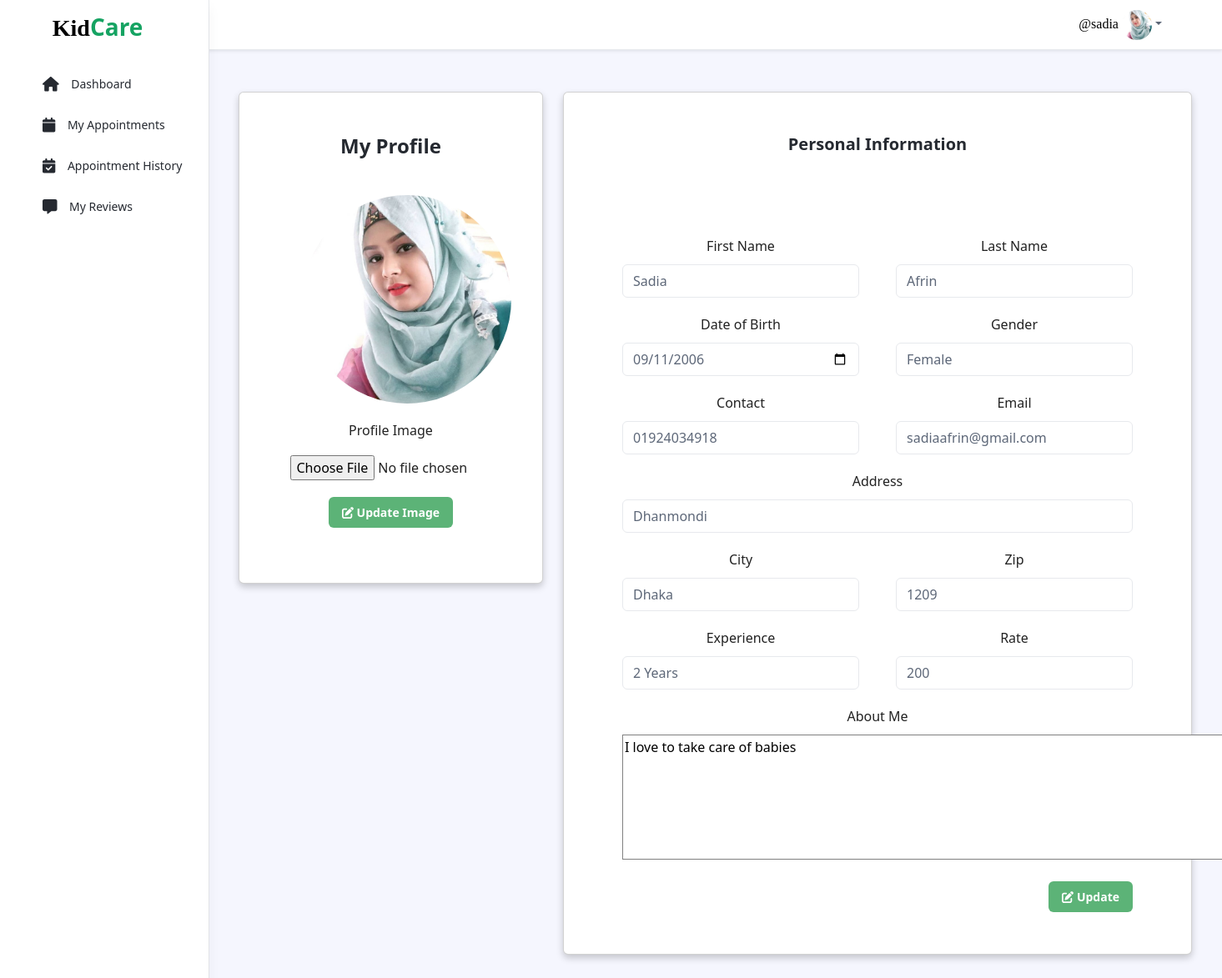
The app's page /babysitter_profile.php (signed in) with its own data.
### tables this page shows
CREATE TABLE `babysitter` (
  `sitter_id` int(11) NOT NULL,
  `sitter_image` varchar(250) NOT NULL DEFAULT 'default.png',
  `firstname` varchar(50) NOT NULL,
  `lastname` varchar(50) NOT NULL,
  `nid_image` varchar(250) NOT NULL,
  `birthday` varchar(250) NOT NULL,
  `experience` varchar(50) NOT NULL,
  `about_me` varchar(500) NOT NULL,
  `gender` varchar(50) NOT NULL,
  `contact` varchar(50) NOT NULL,
  `address` varchar(100) NOT NULL,
  `city` varchar(50) NOT NULL,
  `zip` varchar(50) NOT NULL,
  `username` varchar(50) NOT NULL,
  `email` varchar(100) NOT NULL,
  `password` varchar(100) NOT NULL,
  `join_date` varchar(50) NOT NULL,
  `verification_status` int(11) NOT NULL DEFAULT 0,
  `rate` int(11) NOT NULL
);

### babysitter_profile.php (the view, shortened to what the rows shown need)
<?php
include_once("./database/config.php");
$username = $_SESSION['sittername'];
$sql = "SELECT * FROM babysitter WHERE username='$username'";
$result = mysqli_query($conn, $sql);
$row=mysqli_fetch_assoc($result);
$firstname=$row['firstname'];
$lastname=$row['lastname'];
$gender=$row['gender'];
$birthday=$row['birthday'];
$contact=$row['contact'];
$email=$row['email'];
$address=$row['address'];
$city=$row['city'];
$zip=$row['zip'];
$experience=$row['experience'];
$about_me=$row['about_me'];
$rate=$row['rate'];
?>
<!DOCTYPE html>
<html lang="en">
<head>
    <link id="theme-style" rel="stylesheet" href="./assets/css/portal.css">
</head>
<body class="app">
    <?php include_once("./templates/babysitter_header.php");?>
    <div class="app-wrapper">
        <div class="app-content pt-3 p-md-3 p-lg-4">
            <div class="container-xl">
                <div class="row gy-4">
                    <div class="col-12 col-lg-12">
                        <div class="row" style="padding-top:30px;">
                            <div class="col-md-4">
                                <div class="card mx-auto"
                                    style="text-align:center;padding-top:30px;padding-bottom:50px;box-shadow: 0 4px 8px 0 rgba(0, 0, 0, 0.2); ">
                                    <div class="card-body">
                                        <div class="row">
                                            <form action="" method="POST" enctype='multipart/form-data'>
                                                <div class="col-md-12">
                                                    <div class="col-md-12" style="width: 250px; height: 250px;">
                                                        <img src="./img/babysitters/<?php echo $image;?>" width="100%"
                                                            height="100%"
                                                            style="text-align:center; margin-left:60px;border-radius:50%; border: 5px solid #5c85c;">
                                                    </div>
                                                </div>
                                            </form>
                                        </div>
                                    </div>
                                </div>
                            </div>
                            <div class="col-md-8">
                                <div class="card mx-auto"
                                    style="text-align:center;padding:50px 0px;box-shadow: 0 4px 8px 0 rgba(0, 0, 0, 0.2);margin-bottom:50px;">
                                    <div class="card-body" style="padding:0 60px;color:#222;font-weight:500;">
                                        <form action="" method="POST" enctype='multipart/form-data'>
                                            <div class="row" style="padding-top:30px">
                                                <div class="col-md-6">
                                                    <div class="form-group" style="padding:10px">
                                                        <label style="padding-bottom:10px;">First Name</label>
                                                        <input type="text" class="form-control" name="firstname"
                                                            id="firstname" value="<?php echo $firstname?>"
                                                            placeholder="First Name" required>
                                                    </div>
                                                </div>
                                                <div class="col-md-6">
                                                    <div class="form-group" style="padding:10px">
                                                        <label style="padding-bottom:10px;">Last Name</label>
                                                        <input type="text" class="form-control" name="lastname"
                                                            id="lastname" value="<?php echo $lastname?>"
                                                            placeholder="Last Name" required>
                                                    </div>
                                                </div>
                                            </div>
                                            <div class="row">
                                                <div class="col-md-6">
                                                    <div class="form-group" style="padding:10px">
                                                        <label style="padding-bottom:10px;">Date of Birth</label>
                                                        <input type="date" class="form-control" name="birthday"
                                                            id="birthday" value="<?php echo $birthday?>"
                                                            placeholder="Birthday" required>
                                                    </div>
                                                </div>
                                                <div class="col-md-6">
                                                    <div class="form-group" style="padding:10px">
                                                        <label style="padding-bottom:10px;">Gender</label>
                                                        <input type="text" class="form-control" name="gender"
                                                            id="gender" value="<?php echo $gender?>"
                                                            placeholder="Gender" required>
                                                    </div>
                                                </div>
                                            </div>
                                            <div class="row">
                                                <div class="col-md-6">
                                                    <div class="form-group" style="padding:10px">
                                                        <label style="padding-bottom:10px;">Contact</label>
                                                        <input type="text" class="form-control" name="contact"
                                                            id="contact" value="<?php echo $contact?>"
                                                            placeholder="Contact" required>
                                                    </div>
                                                </div>
                                                <div class="col-md-6">
                                                    <div class="form-group" style="padding:10px">
                                                        <label style="padding-bottom:10px;">Email</label>
                                                        <input type="text" class="form-control" name="email" id="email"
                                                            value="<?php echo $email?>" placeholder="Email Address"
                                                            required>
                                                    </div>
                                                </div>
                                            </div>
                                            <div class="row">
                                                <div class="col-md-12">
                                                    <div class="form-group" style="padding:10px">
                                                        <label style="padding-bottom:10px;">Address</label>
                                                        <input type="text" class="form-control" name="address"
                                                            id="address" value="<?php echo $address?>"
                                                            placeholder="Address" required>
                                                    </div>
                                                </div>
                                            </div>
                                            <div class="row">
                                                <div class="col-md-6">
                                                    <div class="form-group" style="padding:10px">
                                                        <label style="padding-bottom:10px;">City</label>
                                                        <input type="text" class="form-control" name="city" id="city"
                                                            value="<?php echo $city?>" placeholder="City" required>
                                                    </div>
                                                </div>
                                                <div class="col-md-6">
                                                    <div class="form-group" style="padding:10px">
                                                        <label style="padding-bottom:10px;">Zip</label>
                                                        <input type="text" class="form-control" name="zip" id="zip"
                                                            value="<?php echo $zip?>" placeholder="Zip" required>
                                                    </div>
                                                </div>
                                            </div>
                                            <div class="row">
                                                <div class="col-md-6">
                                                    <div class="form-group" style="padding:10px">
                                                        <label style="padding-bottom:10px;">Experience</label>
                                                        <input type="text" class="form-control" name="experience"
                                                            id="experience" value="<?php echo $experience?>"
                                                            placeholder="Experience(Years/Months)" required>
                                                    </div>
                                                </div>
                                                <div class="col-md-6">
                                                    <div class="form-group" style="padding:10px">
                                                        <label style="padding-bottom:10px;">Rate</label>
                                                        <input type="text" class="form-control" name="rate" id="rate"
                                                            value="<?php echo $rate?>" placeholder="Rate" required>
                                                    </div>
                                                </div>
                                            </div>
                                            <div class="row">
                                                <div class="col-md-12">
                                                    <div class="form-group" style="padding:10px">
                                                        <label style="padding-bottom:10px;">About Me</label><br>
                                                        <textarea name="about_me" id="about_me" cols="84" rows="6"
                                                            required
                                                            style="border-color:grey"><?php echo $about_me?></textarea>
                                                    </div>
                                                </div>
                                            </div>
                                        </form>
                                    </div>
                                </div>
                            </div>
                        </div>
                    </div>
                </div>
            </div>
        </div>
    </div>
</body>
</html>

### templates/babysitter_header.php (shortened to what the rows shown need)
<?php
include_once("./database/config.php");
$username = $_SESSION['sittername'];
$sql = "SELECT * FROM babysitter WHERE username='$username'";
$result = mysqli_query($conn, $sql);
$row=mysqli_fetch_assoc($result);
$image=$row['sitter_image'];
?>
<header class="app-header fixed-top" style="height:60px;">
    <div class="app-header-inner">
        <div class="container-fluid py-2">
            <div class="app-header-content">
                <div class="row justify-content-between align-items-center">
                    <div class="app-utilities col-auto" style="margin-right:60px;margin-top:4px;">
                        <div class="app-utility-item app-user-dropdown dropdown">
                            <a class="dropdown-toggle" id="user-dropdown-toggle" data-bs-toggle="dropdown" href="#"
                                role="button" aria-expanded="false"><span style="font-size:16px; font-weight:700px;color:black;font-family:poppins;">@<?php echo $username;?> </span><img src="./img/babysitters/<?php echo $image;?>"
                                    alt="user profile" style="border-radius:50%;"></a>
                        </div>
                    </div>
                </div>
            </div>
        </div>
    </div>
</header>

### records on screen
babysitter: sitter_image (picture), firstname "Sadia", lastname "Afrin", birthday "09/11/2006", gender "Female", contact "01924034918", email "sadiaafrin@gmail.com", address "Dhanmondi", city "Dhaka", zip "1209", experience "2 Years", rate "200", about_me "I love to take care of babies"

### other values on screen
$username "sadia"
